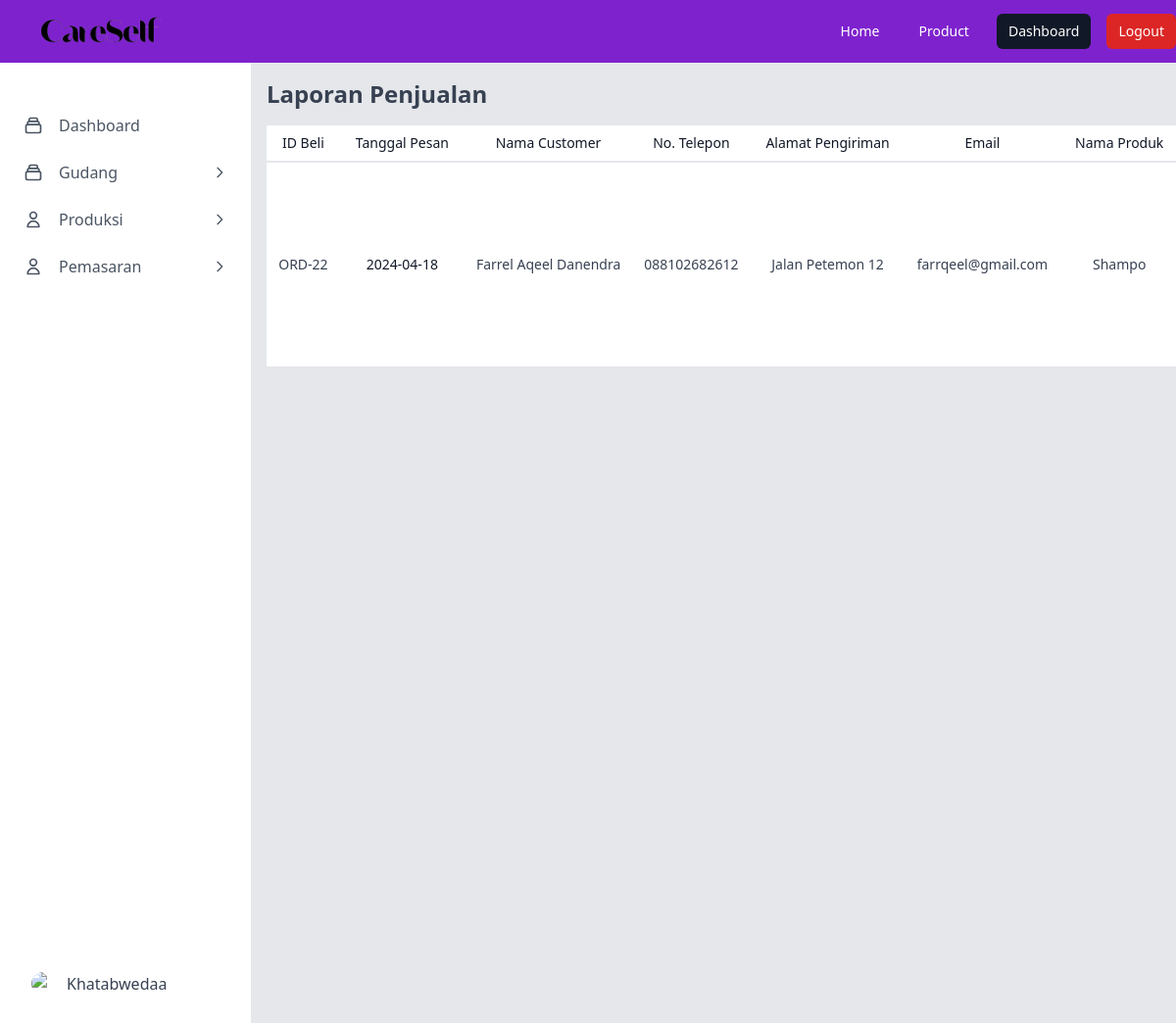
The app's page /laporan_penjualan.php (signed in) with its own data.
### tables this page shows
CREATE TABLE `detail_order` (
  `order_id` int(11) NOT NULL,
  `produk_id` int(11) NOT NULL,
  `qty` int(11) NOT NULL
);

CREATE TABLE `orders` (
  `id` int(11) NOT NULL,
  `tanggal` date NOT NULL,
  `name` varchar(255) NOT NULL,
  `email` varchar(255) NOT NULL,
  `number` varchar(50) NOT NULL,
  `adress` varchar(255) NOT NULL,
  `shipping_method` varchar(100) NOT NULL,
  `harga` int(128) NOT NULL,
  `status` int(11) NOT NULL,
  `foto` varchar(255) NOT NULL
);

CREATE TABLE `produk` (
  `id` int(11) NOT NULL,
  `tanggal` date NOT NULL,
  `nama_produk` varchar(255) NOT NULL,
  `harga` int(100) NOT NULL,
  `stok` int(100) NOT NULL,
  `produk_terjual` int(100) NOT NULL,
  `deskripsi` text NOT NULL,
  `foto` blob NOT NULL
);

### config.php (called while the page is built, shortened)
<?php
$hostName = 'localhost';
$username = 'root';
$password = '';
$database_name = 'manage_perusahaan';
$conn = new mysqli($hostName, $username, $password, $database_name);
function ambilData($data){
    global $conn;
    $hasil = mysqli_query($conn,$data);
    $penammpung = [];
    while ( $perData = mysqli_fetch_assoc($hasil) ){
        $penammpung[] = $perData;
    }
     return $penammpung;
}
?>

### laporan_penjualan.php (the view, shortened to what this page needs)
<?php
require 'config.php';
$semua_produk_pesanan = ambilData("SELECT * FROM detail_order");
foreach($semua_produk_pesanan as $spp){
  $produk_id = $spp['produk_id'];
  $order_id = $spp['order_id'];
  $produk_pesanan[] = ambilData("SELECT * FROM ((detail_order INNER JOIN produk ON detail_order.produk_id = produk.id) INNER JOIN orders ON detail_order.order_id = orders.id) WHERE produk_id = $produk_id AND order_id = $order_id");
}
?>
<!DOCTYPE html>
<html lang="en">
<head>
    <script src="https://cdn.tailwindcss.com"></script>
</head>
<body>
<link rel="stylesheet" href="https://unpkg.com/boxicons@2.0.7/css/boxicons.min.css" />
<main class="min-h-screen w-full bg-white text-gray-700" x-data="layout">
     <?php include('navbar.php') ?>
<div class="bg-gray-200 font-sans">
    <div class="flex flex-col sm:flex-row sm:justify-around">
        <div class="w-64 h-screen bg-white">
         <div class="flex flex-col sm:flex-row sm:justify-around">
        <div class="w-64 h-screen bg-white">
    <?php include('sidebar.php') ?>
        </div>
         </div>
        </div>
        <div class="w-full overflow-auto">
            <div class="w-full p-4 bg-gray-200 overflow-auto">
                <h1 class="text-2xl font-bold text-align-left mb-4">Laporan Penjualan</h1>
                <div class="w-auto max-h-96">
                <table class="min-w-full divide-y-2 divide-gray-200 bg-white text-sm item">
                  <thead class="ltr:text-left rtl:text-right">
                      <tr>
                      <th class="whitespace-nowrap px-4 py-2 font-medium text-gray-900">ID Beli</th>
                      <th class="whitespace-nowrap px-4 py-2 font-medium text-gray-900">Tanggal Pesan</th>
                      <th class="whitespace-nowrap px-4 py-2 font-medium text-gray-900">Nama Customer</th>
                      <th class="whitespace-nowrap px-4 py-2 font-medium text-gray-900">No. Telepon</th>
                      <th class="whitespace-nowrap px-4 py-2 font-medium text-gray-900">Alamat Pengiriman</th>
                      <th class="whitespace-nowrap px-4 py-2 font-medium text-gray-900">Email</th>
                      <th class="whitespace-nowrap px-4 py-2 font-medium text-gray-900">Nama Produk</th>
                      </tr>
                    </thead>
                    <tbody class="divide-y divide-gray-200 text-center">
                    <?php foreach($produk_pesanan as $pp) : ?>
                      <tr>
                      <td class="whitespace-nowrap px-3 py-2 text-gray-700">ORD-<?= $pp[0]['order_id'] ?></td>
                      <td class="whitespace-nowrap px-3 py-2 font-medium text-gray-900"><?= $pp[0]['tanggal']; ?></td>
                      <td class="whitespace-nowrap px-3 py-2 text-gray-700"><?= $pp[0]['name']; ?></td>
                      <td class="whitespace-nowrap px-3 py-2 text-gray-700"><?= $pp[0]['number']; ?></td>
                      <td class="whitespace-nowrap px-3 py-2 text-gray-700"><?= $pp[0]['adress']; ?></td>
                      <td class="whitespace-nowrap px-3 py-2 text-gray-700"><?= $pp[0]['email']; ?></td>
                      <td class="whitespace-nowrap px-3 py-2 text-gray-700"><?= $pp[0]['nama_produk']; ?></td>
                      </tr>
                      <?php endforeach; ?>
                    </tbody>
                  </table>
                  </div>
                </div>
    </div>
  </div>
        </div>
</main>
</body>
</html>

### records on screen
detail_order: order_id "22", orders.tanggal "2024-04-18", orders.name "Farrel Aqeel Danendra", orders.number "088102682612", orders.adress "Jalan Petemon 12", orders.email "farrqeel@gmail.com", produk.nama_produk "Shampo"
